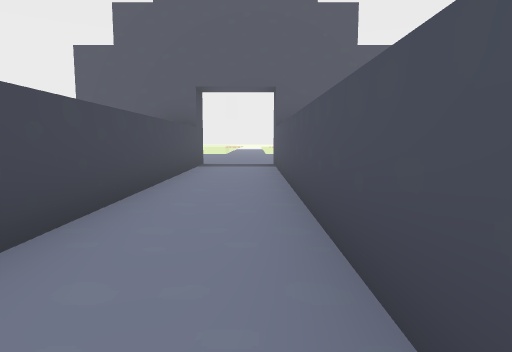
[1] (above)

16 first-person views from a walk through a 3-D level made in the Godot game engine. The camera is 1.3 m above the floor, tilts 6° down and sees 75° across. Doors that lead somewhere are drawn open, without their leaves. The floor is counted in squares, 2 m on a side. Each view is taken from the middle of a square. On the plan, view 1 faces up. The plan holds only what a view shows up to about 10 squares ahead; the rest is blank. The place goes on beyond the plan. Flat picture figures and markers are left out. Characters and animated objects are left out.

[2]
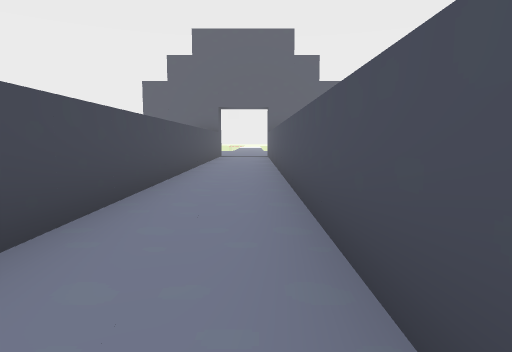

[3]
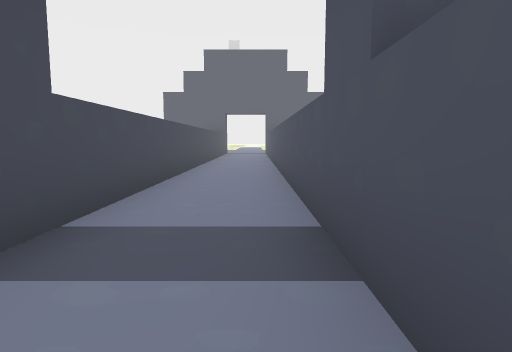

[4]
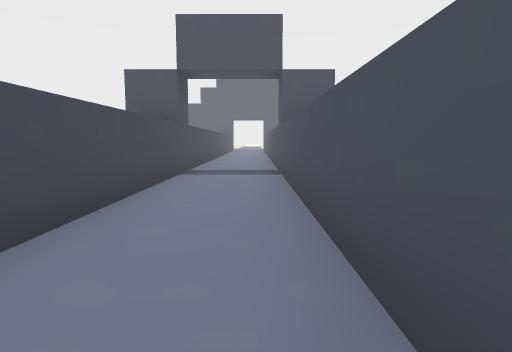

[5]
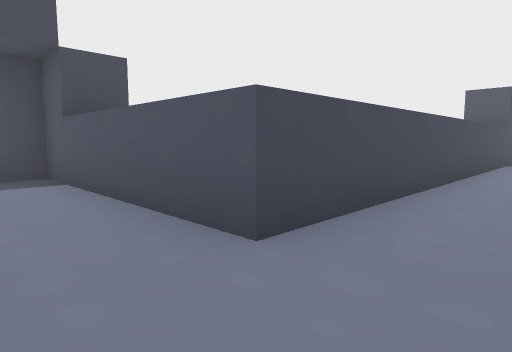

[6]
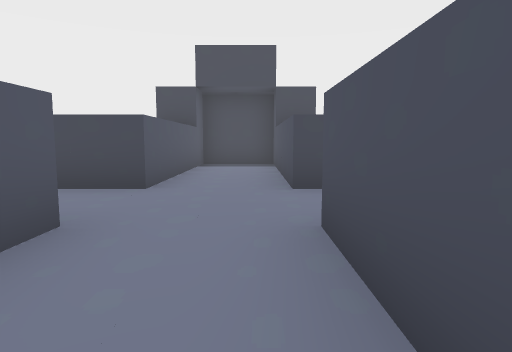

[7]
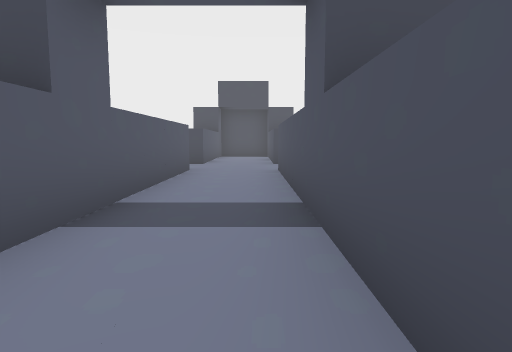

[8]
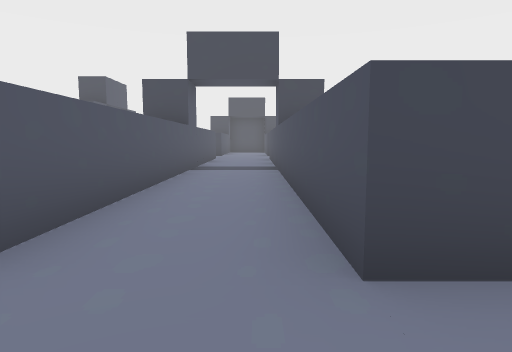

[9]
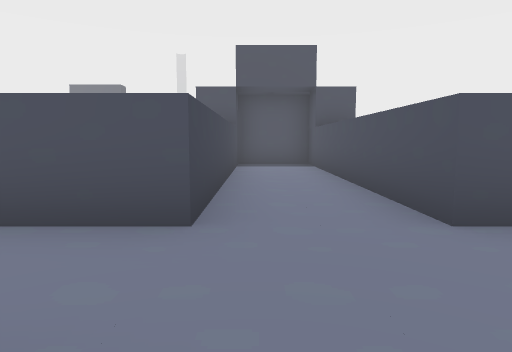

[10]
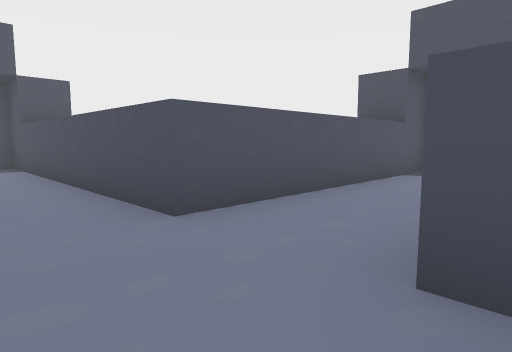

[11]
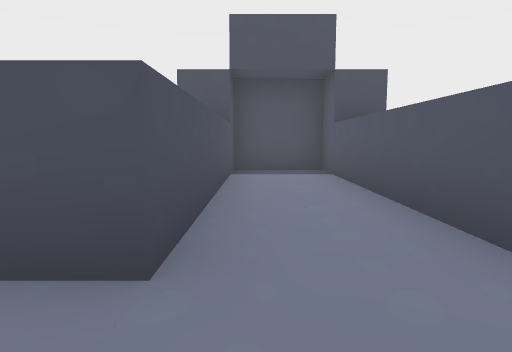

[12]
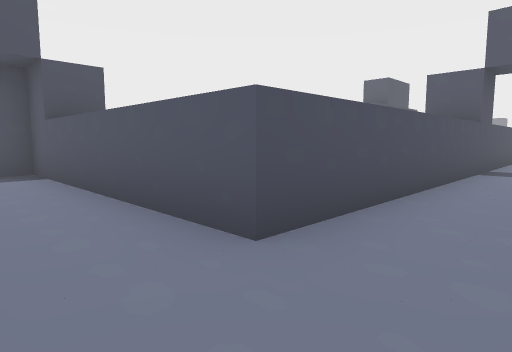

[13]
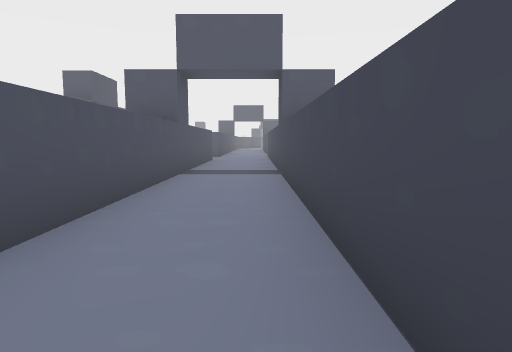

[14]
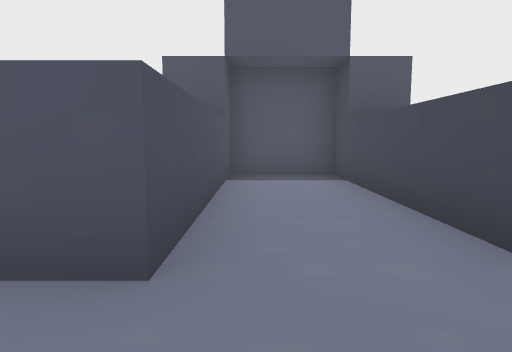

[15]
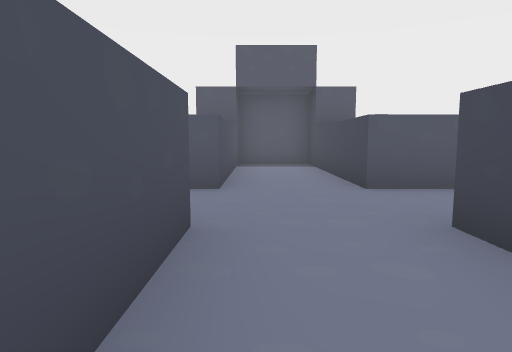

[16]
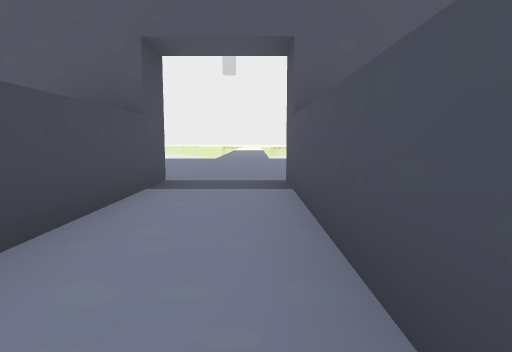

### Floor plan
Ten units are one square. View 1 is at (0, 0); x grows to the right and y downward. Boxes are objects, and circles mark ways between rooms. Rooms are numbered by the first view taken in them; rooms with no view inside come last. Other rooms are left out.
<svg viewBox="-70 -100 270 330">
<path fill="none" stroke="#000" d="M-15 -95 -15 60M5 60 5 -95M50 155 5 155 5 60M-15 60 -15 155 -65 155 -65 175 -15 175 -15 225 5 225 5 175 49 175M115 175 115 225M135 225 135 175 195 175 195 155 135 155 135 85 115 85 115 155 50 155M49 175 111 175"/>
<circle cx="-5" cy="60" r="3" fill="#2a7"/>
<circle cx="50" cy="165" r="3" fill="#2a7"/>
<text x="-10" y="-20">1</text>
<text x="-10" y="150">2</text>
<text x="120" y="160">3</text>
</svg>
Room 1 opens to room 2. Room 2 opens to room 3.

Where each view was taken, in squares from view 1:
view 1: 0 up, 0 right, facing up
view 2: 5 down, 0 right, facing up
view 3: 8 down, 0 right, facing up
view 4: 13 down, 0 right, facing up
view 5: 17 down, 0 right, facing up-left
view 6: 16 down, 3 right, facing left
view 7: 16 down, 8 right, facing left
view 8: 16 down, 13 right, facing left
view 9: 18 down, 12 right, facing up
view 10: 18 down, 12 right, facing up-right
view 11: 16 down, 12 right, facing right
view 12: 16 down, 12 right, facing down-right
view 13: 17 down, 12 right, facing down
view 14: 16 down, 0 right, facing down
view 15: 13 down, 0 right, facing down
view 16: 4 up, 0 right, facing up
